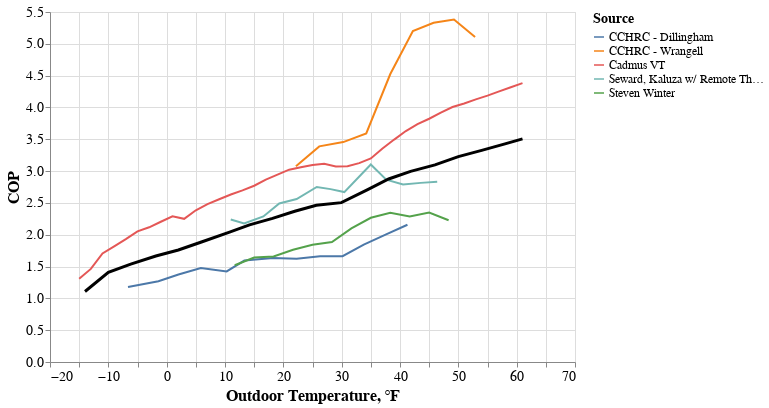

Notebook code cell kept with this figure:
### Code cell
line1 = alt.Chart(df_all.query('source != "FINAL"')).mark_line().encode(
    x = 'temperature',
    y = 'cop',
    color = alt.Color('source:N', legend=alt.Legend(title="Source")),
)
line2 = alt.Chart(df_all.query('source == "FINAL"')).mark_line(strokeWidth=3, color='black').encode(
    x = alt.X('temperature', axis=alt.Axis(title='Outdoor Temperature, ℉')),
    y = alt.Y('cop', axis=alt.Axis(title='COP')),
)
line1 + line2

### Figure 1 — Vega-Lite specification as saved in the notebook (floating-point values rounded to 4 significant figures)
{"$schema": "https://vega.github.io/schema/vega-lite/v2.6.0.json", "config": {"axis": {"labelFontSize": 14, "titleFontSize": 16}, "legend": {"labelFontSize": 12, "titleFontSize": 14}, "view": {"height": 350, "width": 525}}, "datasets": {"data-7f5a9d075659a6671430acd7fb53b3de": [{"cop": 2.24, "field_study": true, "hspf": 13.4, "size": 1, "source": "Seward, Kaluza w/ Remote Therm", "temperature": 10.98}, {"cop": 2.179, "field_study": true, "hspf": 13.4, "size": 1, "source": "Seward, Kaluza w/ Remote Therm", "temperature": 13.28}, {"cop": 2.287, "field_study": true, "hspf": 13.4, "size": 1, "source": "Seward, Kaluza w/ Remote Therm", "temperature": 16.58}, {"cop": 2.492, "field_study": true, "hspf": 13.4, "size": 1, "source": "Seward, Kaluza w/ Remote Therm", "temperature": 19.3}, {"cop": 2.56, "field_study": true, "hspf": 13.4, "size": 1, "source": "Seward, Kaluza w/ Remote Therm", "temperature": 22.28}, {"cop": 2.751, "field_study": true, "hspf": 13.4, "size": 1, "source": "Seward, Kaluza w/ Remote Therm", "temperature": 25.73}, {"cop": 2.717, "field_study": true, "hspf": 13.4, "size": 1, "source": "Seward, Kaluza w/ Remote Therm", "temperature": 28.09}, {"cop": 2.67, "field_study": true, "hspf": 13.4, "size": 1, "source": "Seward, Kaluza w/ Remote Therm", "temperature": 30.45}, {"cop": 3.103, "field_study": true, "hspf": 13.4, "size": 1, "source": "Seward, Kaluza w/ Remote Therm", "temperature": 34.99}, {"cop": 2.864, "field_study": true, "hspf": 13.4, "size": 1, "source": "Seward, Kaluza w/ Remote Therm", "temperature": 37.64}, {"cop": 2.791, "field_study": true, "hspf": 13.4, "size": 1, "source": "Seward, Kaluza w/ Remote Therm", "temperature": 40.52}, {"cop": 2.815, "field_study": true, "hspf": 13.4, "size": 1, "source": "Seward, Kaluza w/ Remote Therm", "temperature": 43.55}, {"cop": 2.832, "field_study": true, "hspf": 13.4, "size": 1, "source": "Seward, Kaluza w/ Remote Therm", "temperature": 46.38}, {"cop": 1.178, "field_study": true, "hspf": 10, "size": 1, "source": "CCHRC - Dillingham", "temperature": -6.629}, {"cop": 1.269, "field_study": true, "hspf": 10, "size": 1, "source": "CCHRC - Dillingham", "temperature": -1.409}, {"cop": 1.376, "field_study": true, "hspf": 10, "size": 1, "source": "CCHRC - Dillingham", "temperature": 2.027}, {"cop": 1.475, "field_study": true, "hspf": 10, "size": 1, "source": "CCHRC - Dillingham", "temperature": 5.859}, {"cop": 1.423, "field_study": true, "hspf": 10, "size": 1, "source": "CCHRC - Dillingham", "temperature": 10.29}, {"cop": 1.594, "field_study": true, "hspf": 10, "size": 1, "source": "CCHRC - Dillingham", "temperature": 13.32}, {"cop": 1.633, "field_study": true, "hspf": 10, "size": 1, "source": "CCHRC - Dillingham", "temperature": 18.24}, {"cop": 1.622, "field_study": true, "hspf": 10, "size": 1, "source": "CCHRC - Dillingham", "temperature": 22.28}, {"cop": 1.66, "field_study": true, "hspf": 10, "size": 1, "source": "CCHRC - Dillingham", "temperature": 26.29}, {"cop": 1.663, "field_study": true, "hspf": 10, "size": 1, "source": "CCHRC - Dillingham", "temperature": 30.15}, {"cop": 1.844, "field_study": true, "hspf": 10, "size": 1, "source": "CCHRC - Dillingham", "temperature": 33.79}, {"cop": 2.004, "field_study": true, "hspf": 10, "size": 1, "source": "CCHRC - Dillingham", "temperature": 37.62}, {"cop": 2.157, "field_study": true, "hspf": 10, "size": 1, "source": "CCHRC - Dillingham", "temperature": 41.28}, {"cop": 3.075, "field_study": true, "hspf": 12, "size": 1, "source": "CCHRC - Wrangell", "temperature": 22.16}, {"cop": 3.388, "field_study": true, "hspf": 12, "size": 1, "source": "CCHRC - Wrangell", "temperature": 26.16}, {"cop": 3.456, "field_study": true, "hspf": 12, "size": 1, "source": "CCHRC - Wrangell", "temperature": 30.27}, {"cop": 3.592, "field_study": true, "hspf": 12, "size": 1, "source": "CCHRC - Wrangell", "temperature": 34.22}, {"cop": 4.525, "field_study": true, "hspf": 12, "size": 1, "source": "CCHRC - Wrangell", "temperature": 38.34}, {"cop": 5.2, "field_study": true, "hspf": 12, "size": 1, "source": "CCHRC - Wrangell", "temperature": 42.21}, {"cop": 5.331, "field_study": true, "hspf": 12, "size": 1, "source": "CCHRC - Wrangell", "temperature": 45.76}, {"cop": 5.383, "field_study": true, "hspf": 12, "size": 1, "source": "CCHRC - Wrangell", "temperature": 49.25}, {"cop": 5.106, "field_study": true, "hspf": 12, "size": 1, "source": "CCHRC - Wrangell", "temperature": 52.87}, {"cop": 1.307, "field_study": true, "hspf": 11.91, "size": 1, "source": "Cadmus VT", "temperature": -15}, {"cop": 1.463, "field_study": true, "hspf": 11.91, "size": 1, "source": "Cadmus VT", "temperature": -13}, {"cop": 1.706, "field_study": true, "hspf": 11.91, "size": 1, "source": "Cadmus VT", "temperature": -11}, {"cop": 1.817, "field_study": true, "hspf": 11.91, "size": 1, "source": "Cadmus VT", "temperature": -9}, {"cop": 1.93, "field_study": true, "hspf": 11.91, "size": 1, "source": "Cadmus VT", "temperature": -7}, {"cop": 2.052, "field_study": true, "hspf": 11.91, "size": 1, "source": "Cadmus VT", "temperature": -5}, {"cop": 2.117, "field_study": true, "hspf": 11.91, "size": 1, "source": "Cadmus VT", "temperature": -3}, {"cop": 2.204, "field_study": true, "hspf": 11.91, "size": 1, "source": "Cadmus VT", "temperature": -1}, {"cop": 2.289, "field_study": true, "hspf": 11.91, "size": 1, "source": "Cadmus VT", "temperature": 1}, {"cop": 2.25, "field_study": true, "hspf": 11.91, "size": 1, "source": "Cadmus VT", "temperature": 3}, {"cop": 2.384, "field_study": true, "hspf": 11.91, "size": 1, "source": "Cadmus VT", "temperature": 5}, {"cop": 2.48, "field_study": true, "hspf": 11.91, "size": 1, "source": "Cadmus VT", "temperature": 7}, {"cop": 2.558, "field_study": true, "hspf": 11.91, "size": 1, "source": "Cadmus VT", "temperature": 9}, {"cop": 2.632, "field_study": true, "hspf": 11.91, "size": 1, "source": "Cadmus VT", "temperature": 11}, {"cop": 2.697, "field_study": true, "hspf": 11.91, "size": 1, "source": "Cadmus VT", "temperature": 13}, {"cop": 2.77, "field_study": true, "hspf": 11.91, "size": 1, "source": "Cadmus VT", "temperature": 15}, {"cop": 2.866, "field_study": true, "hspf": 11.91, "size": 1, "source": "Cadmus VT", "temperature": 17}, {"cop": 2.944, "field_study": true, "hspf": 11.91, "size": 1, "source": "Cadmus VT", "temperature": 19}, {"cop": 3.022, "field_study": true, "hspf": 11.91, "size": 1, "source": "Cadmus VT", "temperature": 21}, {"cop": 3.059, "field_study": true, "hspf": 11.91, "size": 1, "source": "Cadmus VT", "temperature": 23}, {"cop": 3.094, "field_study": true, "hspf": 11.91, "size": 1, "source": "Cadmus VT", "temperature": 25}, {"cop": 3.114, "field_study": true, "hspf": 11.91, "size": 1, "source": "Cadmus VT", "temperature": 27}, {"cop": 3.074, "field_study": true, "hspf": 11.91, "size": 1, "source": "Cadmus VT", "temperature": 29}, {"cop": 3.076, "field_study": true, "hspf": 11.91, "size": 1, "source": "Cadmus VT", "temperature": 31}, {"cop": 3.125, "field_study": true, "hspf": 11.91, "size": 1, "source": "Cadmus VT", "temperature": 33}, {"cop": 3.198, "field_study": true, "hspf": 11.91, "size": 1, "source": "Cadmus VT", "temperature": 35}, {"cop": 3.355, "field_study": true, "hspf": 11.91, "size": 1, "source": "Cadmus VT", "temperature": 37}, {"cop": 3.495, "field_study": true, "hspf": 11.91, "size": 1, "source": "Cadmus VT", "temperature": 39}, {"cop": 3.629, "field_study": true, "hspf": 11.91, "size": 1, "source": "Cadmus VT", "temperature": 41}, {"cop": 3.737, "field_study": true, "hspf": 11.91, "size": 1, "source": "Cadmus VT", "temperature": 43}, {"cop": 3.823, "field_study": true, "hspf": 11.91, "size": 1, "source": "Cadmus VT", "temperature": 45}, {"cop": 3.919, "field_study": true, "hspf": 11.91, "size": 1, "source": "Cadmus VT", "temperature": 47}, {"cop": 4.007, "field_study": true, "hspf": 11.91, "size": 1, "source": "Cadmus VT", "temperature": 49}, {"cop": 4.063, "field_study": true, "hspf": 11.91, "size": 1, "source": "Cadmus VT", "temperature": 51}, {"cop": 4.127, "field_study": true, "hspf": 11.91, "size": 1, "source": "Cadmus VT", "temperature": 53}, {"cop": 4.185, "field_study": true, "hspf": 11.91, "size": 1, "source": "Cadmus VT", "temperature": 55}, {"cop": 4.253, "field_study": true, "hspf": 11.91, "size": 1, "source": "Cadmus VT", "temperature": 57}, {"cop": 4.318, "field_study": true, "hspf": 11.91, "size": 1, "source": "Cadmus VT", "temperature": 59}, {"cop": 4.382, "field_study": true, "hspf": 11.91, "size": 1, "source": "Cadmus VT", "temperature": 61}, {"cop": 1.521, "field_study": true, "hspf": 10.4, "size": 1, "source": "Steven Winter", "temperature": 11.67}, {"cop": 1.642, "field_study": true, "hspf": 10.4, "size": 1, "source": "Steven Winter", "temperature": 15}, {"cop": 1.657, "field_study": true, "hspf": 10.4, "size": 1, "source": "Steven Winter", "temperature": 18.33}, {"cop": 1.765, "field_study": true, "hspf": 10.4, "size": 1, "source": "Steven Winter", "temperature": 21.67}, {"cop": 1.842, "field_study": true, "hspf": 10.4, "size": 1, "source": "Steven Winter", "temperature": 25}, {"cop": 1.885, "field_study": true, "hspf": 10.4, "size": 1, "source": "Steven Winter", "temperature": 28.33}, {"cop": 2.101, "field_study": true, "hspf": 10.4, "size": 1, "source": "Steven Winter", "temperature": 31.67}, {"cop": 2.267, "field_study": true, "hspf": 10.4, "size": 1, "source": "Steven Winter", "temperature": 35}, {"cop": 2.346, "field_study": true, "hspf": 10.4, "size": 1, "source": "Steven Winter", "temperature": 38.33}, {"cop": 2.287, "field_study": true, "hspf": 10.4, "size": 1, "source": "Steven Winter", "temperature": 41.67}, {"cop": 2.347, "field_study": true, "hspf": 10.4, "size": 1, "source": "Steven Winter", "temperature": 45.0}, {"cop": 2.228, "field_study": true, "hspf": 10.4, "size": 1, "source": "Steven Winter", "temperature": 48.33}], "data-dac2f7beddefed7791e7bbb778f726d7": [{"cop": 1.108, "field_study": true, "hspf": 11.33, "size": 4, "source": "FINAL", "temperature": -14}, {"cop": 1.409, "field_study": true, "hspf": 11.33, "size": 4, "source": "FINAL", "temperature": -10}, {"cop": 1.538, "field_study": true, "hspf": 11.33, "size": 4, "source": "FINAL", "temperature": -6.157}, {"cop": 1.666, "field_study": true, "hspf": 11.33, "size": 4, "source": "FINAL", "temperature": -1.852}, {"cop": 1.76, "field_study": true, "hspf": 11.33, "size": 4, "source": "FINAL", "temperature": 2.007}, {"cop": 1.886, "field_study": true, "hspf": 11.33, "size": 4, "source": "FINAL", "temperature": 5.965}, {"cop": 2.041, "field_study": true, "hspf": 11.33, "size": 4, "source": "FINAL", "temperature": 10.78}, {"cop": 2.155, "field_study": true, "hspf": 11.33, "size": 4, "source": "FINAL", "temperature": 14.2}, {"cop": 2.258, "field_study": true, "hspf": 11.33, "size": 4, "source": "FINAL", "temperature": 18.15}, {"cop": 2.369, "field_study": true, "hspf": 11.33, "size": 4, "source": "FINAL", "temperature": 21.96}, {"cop": 2.464, "field_study": true, "hspf": 11.33, "size": 4, "source": "FINAL", "temperature": 25.66}, {"cop": 2.504, "field_study": true, "hspf": 11.33, "size": 4, "source": "FINAL", "temperature": 29.95}, {"cop": 2.709, "field_study": true, "hspf": 11.33, "size": 4, "source": "FINAL", "temperature": 34.46}, {"cop": 2.876, "field_study": true, "hspf": 11.33, "size": 4, "source": "FINAL", "temperature": 38.05}, {"cop": 2.997, "field_study": true, "hspf": 11.33, "size": 4, "source": "FINAL", "temperature": 41.81}, {"cop": 3.097, "field_study": true, "hspf": 11.33, "size": 4, "source": "FINAL", "temperature": 46}, {"cop": 3.228, "field_study": true, "hspf": 11.33, "size": 4, "source": "FINAL", "temperature": 50}, {"cop": 3.325, "field_study": true, "hspf": 11.33, "size": 4, "source": "FINAL", "temperature": 54}, {"cop": 3.429, "field_study": true, "hspf": 11.33, "size": 4, "source": "FINAL", "temperature": 58}, {"cop": 3.505, "field_study": true, "hspf": 11.33, "size": 4, "source": "FINAL", "temperature": 61}]}, "layer": [{"data": {"name": "data-7f5a9d075659a6671430acd7fb53b3de"}, "encoding": {"color": {"field": "source", "legend": {"title": "Source"}, "type": "nominal"}, "x": {"field": "temperature", "type": "quantitative"}, "y": {"field": "cop", "type": "quantitative"}}, "mark": "line"}, {"data": {"name": "data-dac2f7beddefed7791e7bbb778f726d7"}, "encoding": {"x": {"axis": {"title": "Outdoor Temperature, ℉"}, "field": "temperature", "type": "quantitative"}, "y": {"axis": {"title": "COP"}, "field": "cop", "type": "quantitative"}}, "mark": {"color": "black", "strokeWidth": 3, "type": "line"}}]}
